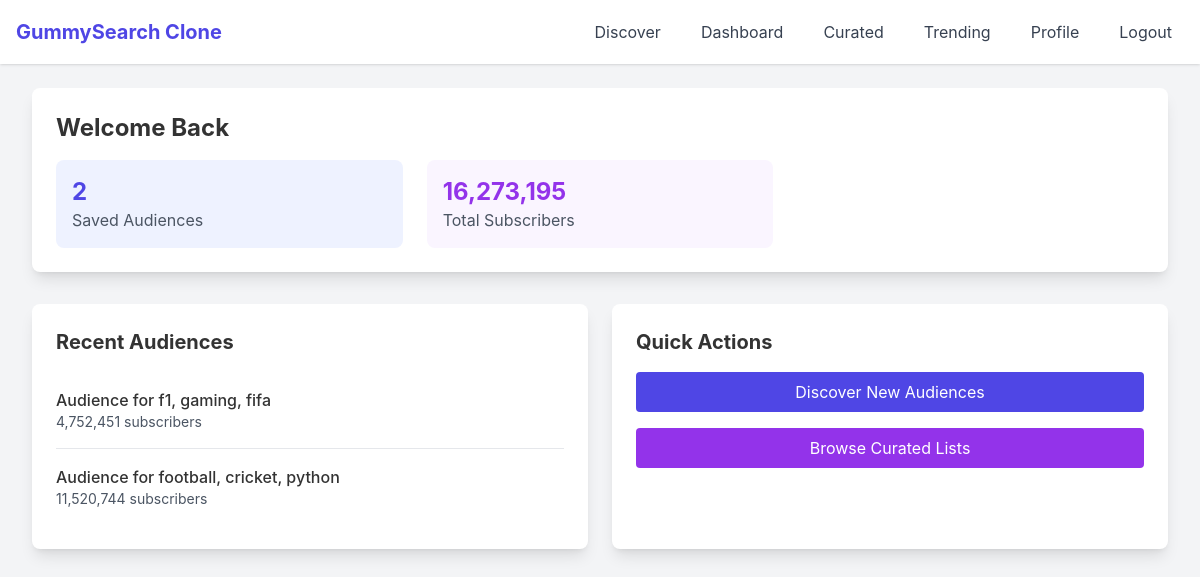
The page / (signed in) on the database as committed earlier.
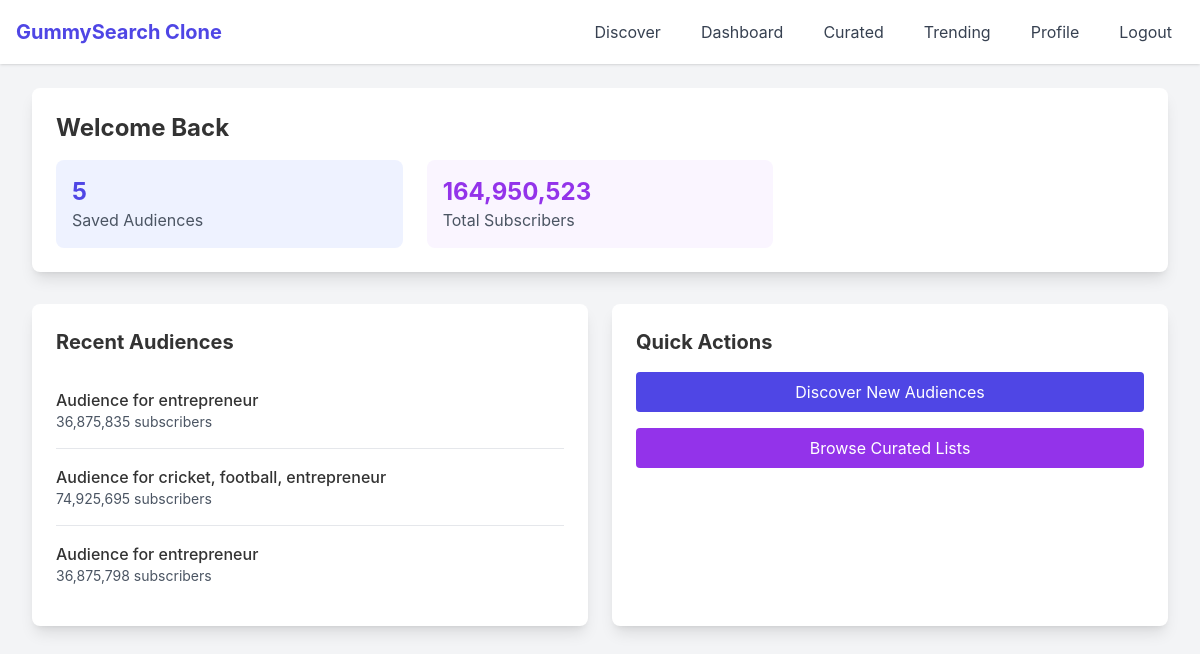
The same page on the database as committed later.
### app/models.py (models this page shows, shortened)
class Audience(db.Model):
    id = db.Column(db.Integer, primary_key=True)
    name = db.Column(db.String(100), nullable=False)
    subreddit = db.Column(db.String(100))  # Remove nullable=False
    category = db.Column(db.String(50), nullable=False)  # saved, curated, or trending
    theme = db.Column(db.String(50))
    topic = db.Column(db.String(50))
    description = db.Column(db.Text)
    subscribers = db.Column(db.Integer)
    weekly_posts = db.Column(db.Integer)
    active_users = db.Column(db.Integer)
    data = db.Column(JSON)  # Renamed from 'metadata' to 'data'
    last_updated = db.Column(db.DateTime, default=datetime.utcnow)
    created_at = db.Column(db.DateTime, default=datetime.utcnow)
    user_id = db.Column(db.Integer, db.ForeignKey('user.id'))
    list_id = db.Column(db.Integer, db.ForeignKey('curated_list.id'))
    websites = db.relationship('Website', backref='audience', lazy=True)
    subreddit_list = db.Column(db.JSON, default = list)
    def to_dict(self):
        base_dict = {
            'id': self.id,
            'name': self.name,
            'subreddit': self.subreddit,
            'category': self.category,
            'theme': self.theme,
            'topic': self.topic,
            'description': self.description,
            'subscribers': self.subscribers,
            'weekly_posts': self.weekly_posts,
            'active_users': self.active_users,
            'data': self.data,  # Updated from 'metadata' to 'data'
            'last_updated': self.last_updated.isoformat(),
            'created_at': self.created_at.isoformat(),
            'websites': [w.to_dict() for w in self.websites],
            'subreddit_list': self.subreddit_list
        }
        return base_dict

### app/routes/main_routes.py (the view)
@main.route('/')
def index():
    if current_user.is_authenticated:
        try:
            user_audiences = Audience.query.filter_by(user_id=current_user.id).all()
            stats = {
                'saved_audiences': len(user_audiences),
                'total_subscribers': sum(a.subscribers or 0 for a in user_audiences),
                'recent_audiences': [a.to_dict() for a in
                    Audience.query.filter_by(user_id=current_user.id)
                    .order_by(Audience.created_at.desc())
                    .limit(3)]
            }
            return render_template('dashboard/home.html', stats=stats)
        except Exception as e:
            current_app.logger.error(f"Error in index route: {e}")
            return render_template('error.html'), 500
    return render_template('landing.html')

### app/templates/dashboard/home.html
{% extends "base.html" %}
{% block content %}
<div class="max-w-7xl mx-auto">
    <div class="bg-white rounded-lg shadow-lg p-6 mb-8">
        <h1 class="text-2xl font-bold mb-4">Welcome Back{{ ', ' + current_user.username if current_user.username }}</h1>
        <div class="grid grid-cols-1 gap-6 md:grid-cols-3">
            <div class="bg-indigo-50 p-4 rounded-lg">
                <div class="text-2xl font-bold text-indigo-600">{{ stats.saved_audiences }}</div>
                <div class="text-gray-600">Saved Audiences</div>
            </div>
            <div class="bg-purple-50 p-4 rounded-lg">
                <div class="text-2xl font-bold text-purple-600">{{ '{:,}'.format(stats.total_subscribers) }}</div>
                <div class="text-gray-600">Total Subscribers</div>
            </div>
        </div>
    </div>
    <div class="grid grid-cols-1 gap-6 md:grid-cols-2">
        <div class="bg-white rounded-lg shadow-lg p-6">
            <h2 class="text-xl font-bold mb-4">Recent Audiences</h2>
            {% for audience in stats.recent_audiences %}
            <div class="border-b last:border-0 py-4">
                <div class="font-medium">{{ audience.name }}</div>
                <div class="text-sm text-gray-600">{{ '{:,}'.format(audience.subscribers or 0) }} subscribers</div>
            </div>
            {% endfor %}
        </div>
        <div class="bg-white rounded-lg shadow-lg p-6">
            <h2 class="text-xl font-bold mb-4">Quick Actions</h2>
            <div class="space-y-4">
                <a href="{{ url_for('main.discover') }}"
                   class="block w-full py-2 px-4 bg-indigo-600 text-white rounded text-center hover:bg-indigo-700">
                    Discover New Audiences
                </a>
                <a href="{{ url_for('audience.curated_audiences') }}"
                   class="block w-full py-2 px-4 bg-purple-600 text-white rounded text-center hover:bg-purple-700">
                    Browse Curated Lists
                </a>
            </div>
        </div>
    </div>
</div>
{% endblock %}

Rows that differ between the two databases and show on the page:
no longer on this page (row unchanged): Audience: name "Audience for f1, gaming, fifa", subscribers "4,752,451"
no longer on this page (row unchanged): Audience: name "Audience for football, cricket, python", subscribers "11,520,744"
added Audience: name "Audience for entrepreneur", subscribers "36,875,835"
added Audience: name "Audience for cricket, football, entrepreneur", subscribers "74,925,695"
added Audience: name "Audience for entrepreneur", subscribers "36,875,798"
Other text that changed with them:
{{ stats.saved_audiences }}: "2" → "5"
{{ '{:,}'.format(stats.total_subscribers) }}: "16,273,195" → "164,950,523"
